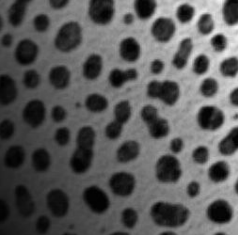
#> input picture digital_image_processing_assignments/Soru1_ikbal/soru1_orj.png, 238 x 235 px, found by its file name
$ python Soru1.py
#> lines starting #> are read from the running program, lines starting #| are printed output that depends on the picture; after the words box and inside, x2 and y2 are one past the last pixel; in counts of white or black regions, pixels touching at a corner belong together
import cv2
import matplotlib.pyplot as plt

img = cv2.imread("Soru1_ikbal\soru1_orj.png", cv2.IMREAD_GRAYSCALE)
#> img is the input picture: shape (235, 238); min 2, max 243, mean 88.6

# Adaptive Threshold
thresh = cv2.adaptiveThreshold(
    img,
    255,
    cv2.ADAPTIVE_THRESH_MEAN_C,
    cv2.THRESH_BINARY,
    51,
    5
)
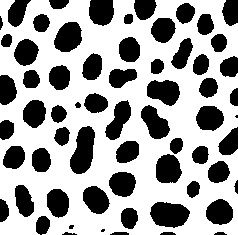
#> thresh: shape (235, 238); 63.3% white; 64 black regions (3 under 20 px), largest, box (x1, y1, x2, y2) and area: (70, 126, 95, 174) 823, (150, 202, 190, 228) 790, (54, 22, 82, 52) 635

# Invert
invert = cv2.bitwise_not(thresh)

plt.figure(figsize=(10,3))

plt.subplot(1,3,1)
plt.imshow(img, cmap='gray')
plt.title("1) Original Image")
plt.axis('off')

plt.subplot(1,3,2)
plt.imshow(thresh, cmap='gray')
plt.title("2) Adaptive Threshold")
plt.axis('off')

plt.subplot(1,3,3)
plt.imshow(invert, cmap='gray')
plt.title("3) Inverted Image")
plt.axis('off')

plt.savefig("Soru1_sonuc.png", dpi=300, bbox_inches='tight')
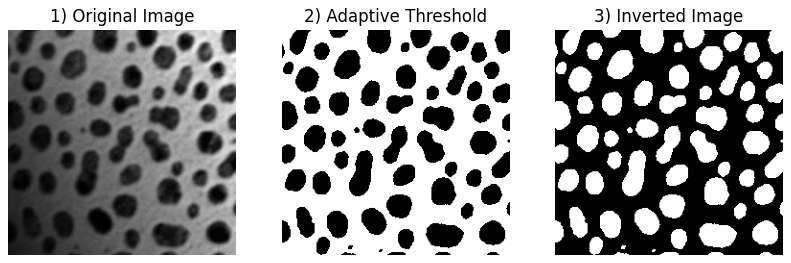
#> figure drawn by matplotlib, 3 panels

plt.tight_layout()
plt.show()
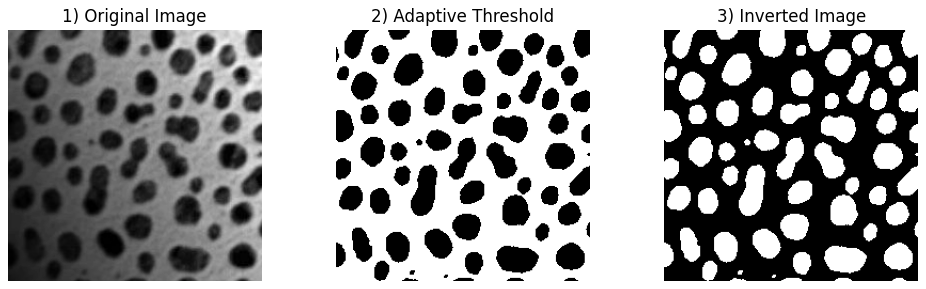
#> figure drawn by matplotlib, 3 panels
